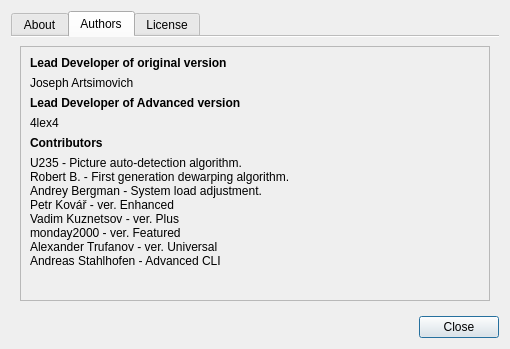
<?xml version="1.0" encoding="UTF-8"?>
<ui version="4.0">
 <class>AboutDialog</class>
 <widget class="QDialog" name="AboutDialog">
  <property name="geometry">
   <rect>
    <x>0</x>
    <y>0</y>
    <width>510</width>
    <height>349</height>
   </rect>
  </property>
  <property name="windowTitle">
   <string>ScanTailor Advanced</string>
  </property>
  <layout class="QVBoxLayout" name="verticalLayout">
   <item>
    <widget class="QTabWidget" name="tabWidget">
     <property name="currentIndex">
      <number>1</number>
     </property>
     <property name="documentMode">
      <bool>true</bool>
     </property>
     <widget class="QWidget" name="tab">
      <attribute name="title">
       <string>About</string>
      </attribute>
      <layout class="QGridLayout" name="gridLayout">
       <item row="3" column="0" colspan="2">
        <widget class="QLabel" name="label_4">
         <property name="text">
          <string>Scan Tailor is an interactive post-processing tool for scanned pages. It performs operations such as page splitting, skew correction, adding/removing margins, and others. You give it raw scans, and you get pages ready to be printed or assembled into a PDF or DJVU file.  Scanning and optical character recognition is out of scope of this project.</string>
         </property>
         <property name="wordWrap">
          <bool>true</bool>
         </property>
        </widget>
       </item>
       <item row="4" column="0" colspan="2">
        <spacer name="verticalSpacer">
         <property name="orientation">
          <enum>Qt::Vertical</enum>
         </property>
         <property name="sizeHint" stdset="0">
          <size>
           <width>440</width>
           <height>127</height>
          </size>
         </property>
        </spacer>
       </item>
       <item row="0" column="0">
        <widget class="QLabel" name="label_3">
         <property name="sizePolicy">
          <sizepolicy hsizetype="Preferred" vsizetype="Preferred">
           <horstretch>1</horstretch>
           <verstretch>0</verstretch>
          </sizepolicy>
         </property>
         <property name="styleSheet">
          <string notr="true">font-size: 16pt;
font-weight: bold;</string>
         </property>
         <property name="text">
          <string notr="true">ScanTailor Advanced</string>
         </property>
         <property name="alignment">
          <set>Qt::AlignBottom|Qt::AlignHCenter</set>
         </property>
        </widget>
       </item>
       <item row="0" column="1" rowspan="2">
        <widget class="QLabel" name="label">
         <property name="maximumSize">
          <size>
           <width>100</width>
           <height>100</height>
          </size>
         </property>
         <property name="text">
          <string notr="true"/>
         </property>
         <property name="pixmap">
          <pixmap resource="../resources/resources.qrc">:/appicon.svg</pixmap>
         </property>
         <property name="scaledContents">
          <bool>true</bool>
         </property>
        </widget>
       </item>
       <item row="1" column="0">
        <widget class="QLabel" name="version">
         <property name="styleSheet">
          <string notr="true">font-size:10pt;
font-weight:bold;</string>
         </property>
         <property name="text">
          <string notr="true">version</string>
         </property>
         <property name="alignment">
          <set>Qt::AlignHCenter|Qt::AlignTop</set>
         </property>
        </widget>
       </item>
      </layout>
     </widget>
     <widget class="QWidget" name="tab_2">
      <attribute name="title">
       <string>Authors</string>
      </attribute>
      <layout class="QVBoxLayout" name="verticalLayout_3">
       <item>
        <widget class="QScrollArea" name="scrollArea">
         <property name="widgetResizable">
          <bool>true</bool>
         </property>
         <widget class="QWidget" name="scrollAreaWidgetContents">
          <property name="geometry">
           <rect>
            <x>0</x>
            <y>-29</y>
            <width>429</width>
            <height>284</height>
           </rect>
          </property>
          <layout class="QVBoxLayout" name="verticalLayout_2">
           <item>
            <widget class="QLabel" name="label_2">
             <property name="styleSheet">
              <string notr="true">font-weight: bold;</string>
             </property>
             <property name="text">
              <string>Lead Developer of original version</string>
             </property>
            </widget>
           </item>
           <item>
            <widget class="QLabel" name="label_5">
             <property name="text">
              <string>Joseph Artsimovich</string>
             </property>
            </widget>
           </item>
           <item>
            <widget class="QLabel" name="label_8">
             <property name="styleSheet">
              <string notr="true">font-weight: bold;</string>
             </property>
             <property name="text">
              <string>Lead Developer of Advanced version</string>
             </property>
            </widget>
           </item>
           <item>
            <widget class="QLabel" name="label_9">
             <property name="text">
              <string>4lex4</string>
             </property>
            </widget>
           </item>
           <item>
            <widget class="QLabel" name="label_6">
             <property name="styleSheet">
              <string notr="true">font-weight: bold;</string>
             </property>
             <property name="text">
              <string>Contributors</string>
             </property>
            </widget>
           </item>
           <item>
            <layout class="QVBoxLayout" name="verticalLayout_5">
             <property name="spacing">
              <number>0</number>
             </property>
             <property name="topMargin">
              <number>0</number>
             </property>
             <item>
              <widget class="QLabel" name="label_12">
               <property name="text">
                <string>U235 - Picture auto-detection algorithm.</string>
               </property>
              </widget>
             </item>
             <item>
              <widget class="QLabel" name="label_13">
               <property name="text">
                <string>Robert B. - First generation dewarping algorithm.</string>
               </property>
              </widget>
             </item>
             <item>
              <widget class="QLabel" name="label_14">
               <property name="text">
                <string>Andrey Bergman - System load adjustment.</string>
               </property>
              </widget>
             </item>
             <item>
              <widget class="QLabel" name="label_15">
               <property name="text">
                <string>Petr Kovář - ver. Enhanced</string>
               </property>
              </widget>
             </item>
             <item>
              <widget class="QLabel" name="label_16">
               <property name="text">
                <string>Vadim Kuznetsov - ver. Plus</string>
               </property>
              </widget>
             </item>
             <item>
              <widget class="QLabel" name="label_29">
               <property name="text">
                <string>monday2000 - ver. Featured</string>
               </property>
              </widget>
             </item>
             <item>
              <widget class="QLabel" name="label_7">
               <property name="text">
                <string>Alexander Trufanov - ver. Universal</string>
               </property>
              </widget>
             </item>
             <item>
              <widget class="QLabel" name="label_10">
               <property name="text">
                <string>Andreas Stahlhofen - Advanced CLI</string>
               </property>
              </widget>
             </item>
            </layout>
           </item>
           <item>
            <spacer name="verticalSpacer_2">
             <property name="orientation">
              <enum>Qt::Vertical</enum>
             </property>
             <property name="sizeHint" stdset="0">
              <size>
               <width>20</width>
               <height>0</height>
              </size>
             </property>
            </spacer>
           </item>
          </layout>
         </widget>
        </widget>
       </item>
      </layout>
     </widget>
     <widget class="QWidget" name="tab_3">
      <attribute name="title">
       <string>License</string>
      </attribute>
      <layout class="QVBoxLayout" name="verticalLayout_4">
       <item>
        <widget class="QTextBrowser" name="licenseViewer">
         <property name="html">
          <string notr="true">&lt;!DOCTYPE HTML PUBLIC &quot;-//W3C//DTD HTML 4.0//EN&quot; &quot;http://www.w3.org/TR/REC-html40/strict.dtd&quot;&gt;
&lt;html&gt;&lt;head&gt;&lt;meta name=&quot;qrichtext&quot; content=&quot;1&quot; /&gt;&lt;style type=&quot;text/css&quot;&gt;
p, li { white-space: pre-wrap; }
&lt;/style&gt;&lt;/head&gt;&lt;body style=&quot; font-family:'.SF NS Text'; font-size:13pt; font-weight:400; font-style:normal;&quot;&gt;
&lt;p style=&quot;-qt-paragraph-type:empty; margin-top:0px; margin-bottom:0px; margin-left:0px; margin-right:0px; -qt-block-indent:0; text-indent:0px; font-family:'Ubuntu'; font-size:11pt;&quot;&gt;&lt;br /&gt;&lt;/p&gt;&lt;/body&gt;&lt;/html&gt;</string>
         </property>
         <property name="openExternalLinks">
          <bool>true</bool>
         </property>
        </widget>
       </item>
      </layout>
     </widget>
    </widget>
   </item>
   <item>
    <widget class="QDialogButtonBox" name="buttonBox">
     <property name="standardButtons">
      <set>QDialogButtonBox::Close</set>
     </property>
    </widget>
   </item>
  </layout>
 </widget>
 <resources>
  <include location="../resources/resources.qrc"/>
  <include location="../resources/resources.qrc"/>
  <include location="../resources/resources.qrc"/>
 </resources>
 <connections>
  <connection>
   <sender>buttonBox</sender>
   <signal>clicked(QAbstractButton*)</signal>
   <receiver>AboutDialog</receiver>
   <slot>accept()</slot>
   <hints>
    <hint type="sourcelabel">
     <x>440</x>
     <y>327</y>
    </hint>
    <hint type="destinationlabel">
     <x>477</x>
     <y>291</y>
    </hint>
   </hints>
  </connection>
 </connections>
</ui>
